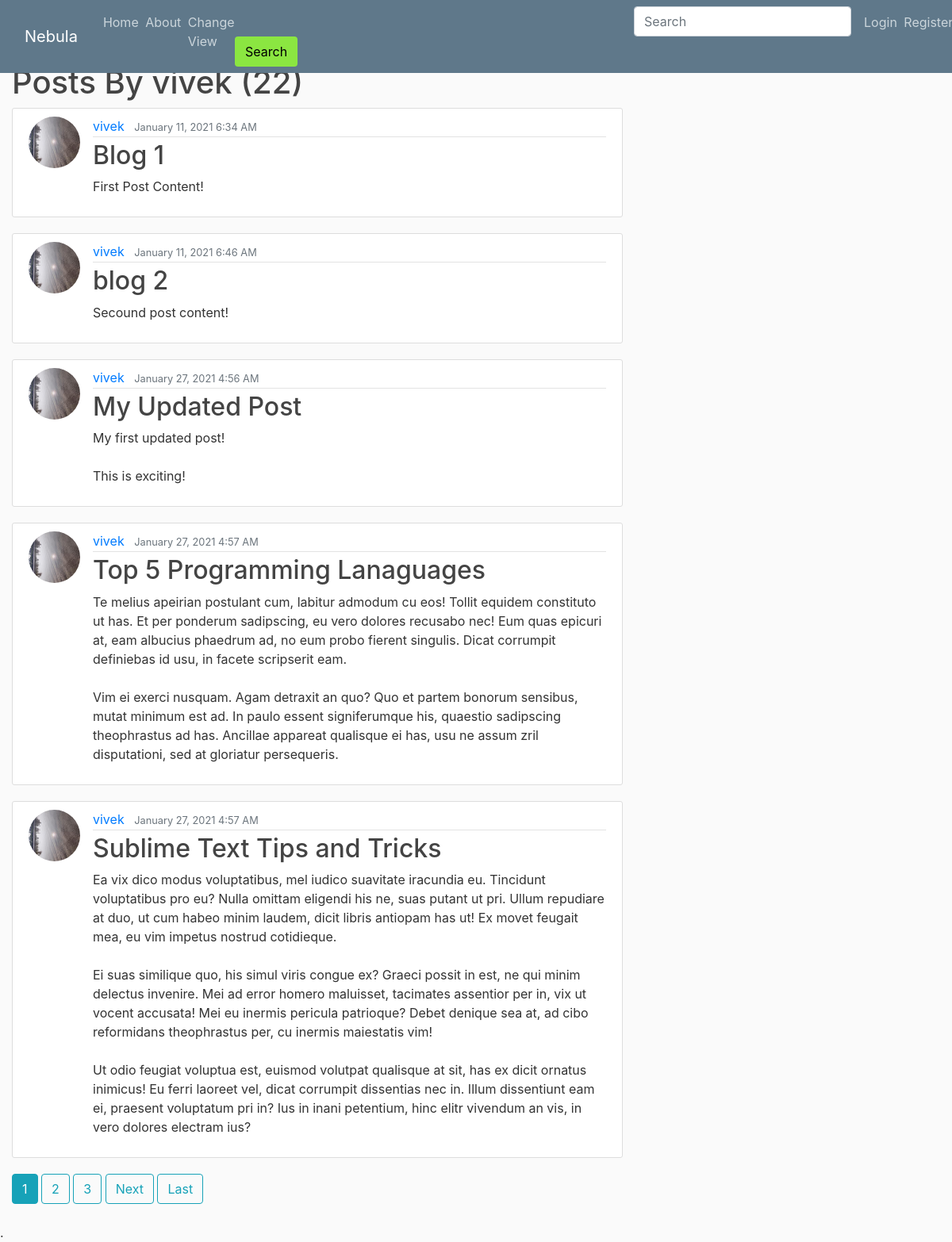
Page /user/vivek on the earlier database version.
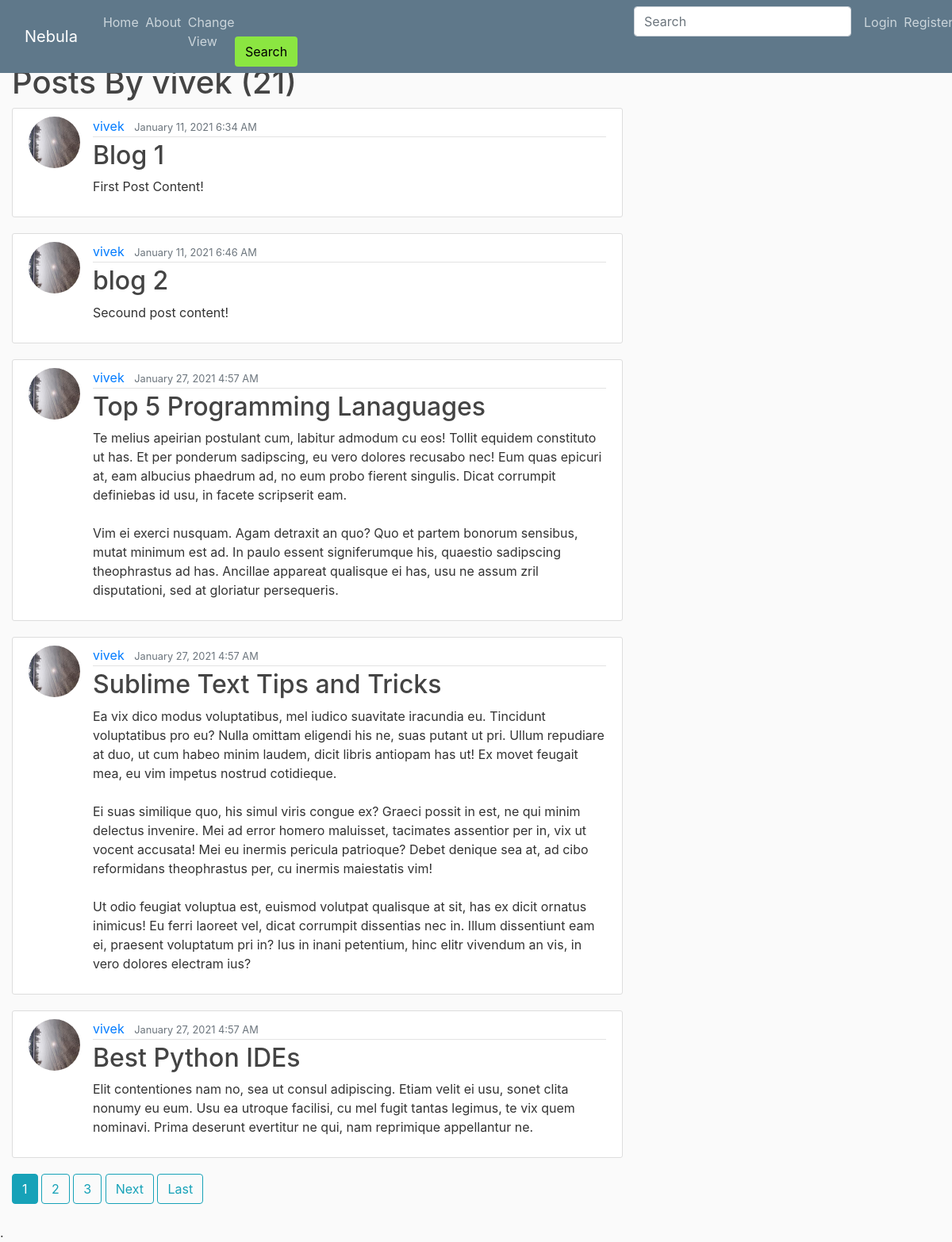
Same page on the later database version.
### blog/models.py (models this page shows, shortened)
class Post(models.Model):
	title = models.CharField(max_length=100)
	content = models.TextField()
	date_posted = models.DateTimeField(default=timezone.now)
	author = models.ForeignKey(User, on_delete=models.CASCADE)
	blog_image = models.ImageField(default='default_blog.jpg' ,upload_to='blog_pics')
	audio = models.FileField(default="No audio posted", upload_to='audio_files')
	video = models.FileField(default="No video posted", upload_to='video_files')
	keywords = models.CharField(max_length=50, default='')

### users/models.py (models this page shows, shortened)
class Profile(models.Model):
	user = models.OneToOneField(User, on_delete=models.CASCADE)
	image = models.ImageField(default='default.jpg', upload_to='profile_pics')

### blog/views.py (the view)
# urls.py: path('user/<str:username>', UserPostListView.as_view(), name='user-posts'),
class UserPostListView(ListView):
	model = Post
	template_name = 'blog/user_posts.html' # '<app>/<model>_<viewtype>.html'
	context_object_name = 'posts'
	paginate_by = 5
	def get_queryset(self):
		user = get_object_or_404(User, username=self.kwargs.get('username'))
		return Post.objects.filter(author=user).order_by('date_posted')

### blog/templates/blog/user_posts.html (shortened to what this page needs)
{% extends "blog/base.html" %}
{% block content %}
		<h1 class="mg-3">Posts By {{ view.kwargs.username}} ({{page_obj.paginator.count }})</h1>
	{% for post in posts %}
		<article class="media content-section">
			<img class="rounded-circle article-img" src="{{ post.author.profile.image.url }}">
		  <div class="media-body">
			<div class="article-metadata">
			  <a class="mr-2" href="{% url 'user-posts' post.author.username %}">{{ post.author }}</a>
			  <small class="text-muted">{{ post.date_posted | date:"F d, Y f A" }}</small>
			</div>
			<h2><a class="article-title" href="{% url 'post-detail' post.id %}">{{ post.title }}</a></h2>
			<p class="article-content">{{ post.content }}</p>
		  </div>
		</article>
	{% endfor %}
	{% if is_paginated %}
		{% for num in page_obj.paginator.page_range %}
			{% if page_obj.number == num %}
				<a class="btn btn-info mb-4" href="?page={{ num }}">{{ num }}</a>
			{% elif num > page_obj.number|add:'-3' and num < page_obj.number|add:'3' %}
				<a class="btn btn-outline-info mb-4" href="?page={{ num }}">{{ num }}</a>
			{% endif %}
		{% endfor %}
		{% if page_obj.has_next %}
			<a class="btn btn-outline-info mb-4" href="?page={{page_obj.next_page_number}}">Next</a>
			<a class="btn btn-outline-info mb-4" href="?page={{ page_obj.paginator.num_pages }}">Last</a>
		{% endif %}
	{% endif %}
{% endblock content%}

Differences in the rows shown:
removed Post: author.profile.image (picture), author "vivek", date_posted "January 27, 2021 4:56 AM", title "My Updated Post", content "My first updated post! This is exciting!"
now on this page (row unchanged): Post: author.profile.image (picture), author "vivek", date_posted "January 27, 2021 4:57 AM", title "Best Python IDEs", content "Elit contentiones nam no, sea ut consul adipiscing. Etiam velit ei usu, sonet clita nonumy eu eum. Usu ea utroque facilisi, cu mel fugit tantas legimus, te vix quem nominavi. Prima deserunt evertitur ne qui, nam reprimique appellantur ne."
Other differences:
{{ page_obj.paginator.count }}: "22" → "21"
